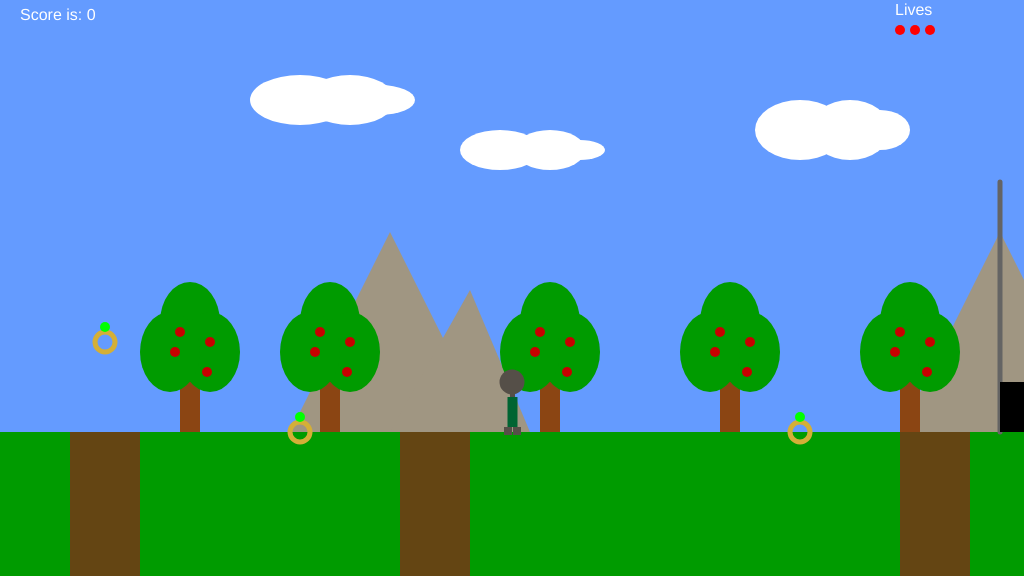
Frame 1 (no input)
Frame 60 (no input): identical to frame 1, image omitted
Frame 120 (the mouse pressed at the canvas centre since frame 60): identical to frame 1, image omitted

The p5.js sketch that drew this single still picture (run headless with seeded random() and noise() and a simulated clock; from frame 60 on, the mouse is pressed at the canvas centre):

// p5.js sketch
// ── sketch.js
/* The Game Project GP6 - Week 12 Multiple Interactables */


var gameChar_x;
var gameChar_y;
var floorPos_y;

var isLeft;
var isRight;
var isPlummeting;
var isFalling;

var canyons;
var collectables;

var trees_x;
var treePos_y;

var clouds
var mountain

var cameraPosX

var game_score;

var flagpole;

var lives;


function setup()
{
    createCanvas(1024, 576);
    floorPos_y = height * 3/4;
    lives = 3
    startGame();
}

function draw()
{
    ///////////DRAWING CODE//////////

    // Fixing camera position to character in the center.
    cameraPosX = gameChar_x - width/2;

    background(100,155,255); //fill the sky blue

    noStroke();
    fill(0,155,0);
    rect(0, floorPos_y, width, height - floorPos_y); //draw some green ground

    //Save current game state
    push();
    translate(-cameraPosX, 0);

    // Drawn Mountains
    drawMountains();

    // Drawn clouds
    drawClouds();

    // Drawn trees
    drawTrees();

    // Draw Canyons
    for(i = 0; i < 3; i++)
    {
        //draw the canyon
        drawCanyons(canyons[i]);
        checkCanyon(canyons[i]);
    }

    for(i = 0; i < 3; i++)
    {
        if(!collectables[i].isFound)
        {
        // Check if collectable is found and adjust cameraPosX
            drawCollectable(collectables[i]);

            //Check if Collectable is found
            checkCollectable(collectables[i]);
        }
    }

    renderFlagpole();

    if(lives < 1)
    {
        fill(255);
        textSize(30);
        text("Game over. Press space to continue.", gameChar_x, height/2);
        return
    }
    if(flagpole.isReachead == true)
    {
        fill(255);
        textSize(30);
        text("Level complete. Press space to continue.", gameChar_x, height/2);
        return
    }


    // Return game to default state
    pop();

    if(gameChar_y < floorPos_y)
    {
        isFalling = true;
        gameChar_y += 2;
    }else
    {
        isFalling = false;
    }

    if(flagpole.isReachead == false)
    {
        checkFlagpole();
    }

    checkPlayerDie();

    //the game character

    fill(255);
    noStroke();
    text("Score is: " + game_score, 20, 20);

    if(isLeft && isFalling)
    {
        // add your jumping-left code
        fill(85,79,72);
        ellipse(gameChar_x, gameChar_y - 50, 10, 25);

        fill(85,79,72);
        rect(gameChar_x -2, gameChar_y - 38, 5, 5)

        // body
        fill(0,100, 50);
        rect(gameChar_x -4.5, gameChar_y - 35, 10, 20)

        // feets
        push()
        fill(85,79,72);
        rotate(0.02)
        rect(gameChar_x , gameChar_y-21, 8, 8)
        pop()

        fill(85,79,72);
        rect(gameChar_x -1, gameChar_y -15, 8, 8)
    }
    else if(isRight && isFalling)
    {
        // add your jumping-right code
        fill(85,79,72);
        ellipse(gameChar_x, gameChar_y - 50, 10, 25);

        fill(85,79,72);
        rect(gameChar_x -2, gameChar_y - 38, 5, 5)

        // body
        fill(0,100, 50);
        rect(gameChar_x -4.5, gameChar_y - 35, 10, 20)

        // feets
        push()
        fill(85,79,72);
        rect(gameChar_x - 5 , gameChar_y -15, 8, 8)
        pop()

        fill(85,79,72);
        rotate(-0.01)
        rect(gameChar_x -1 , gameChar_y -15, 8, 8)
    }
    else if(isLeft)
    {
        // Head
        fill(85,79,72);
        ellipse(gameChar_x, gameChar_y - 50, 10, 25);

        // Neck
        fill(85,79,72);
        rect(gameChar_x -2, gameChar_y - 38, 5, 5)

        // Body
        fill(0,100, 50);
        rect(gameChar_x -4.5, gameChar_y - 35, 10, 30)

        // Feet
        fill(85,79,72);
        rect(gameChar_x -10, gameChar_y - 5, 8, 8);

        fill(85,79,72);
        rect(gameChar_x -1, gameChar_y -5, 8, 8);
    }

    else if(isRight)
    {
        // Head
        fill(85,79,72);
        ellipse(gameChar_x, gameChar_y - 50, 10, 25);

        // Neck
        fill(85,79,72);
        rect(gameChar_x -2, gameChar_y - 38, 5, 5);

        // Body
        fill(0,100, 50);
        rect(gameChar_x -4.5, gameChar_y - 35, 10, 30);

        // Feet
        fill(85,79,72);
        rect(gameChar_x - 5 , gameChar_y -5, 8, 8); // Left foot

        fill(85,79,72);
        rect(gameChar_x + 1, gameChar_y -5, 8, 8); // Right foot
    }

    else if(isFalling || isPlummeting)
    {
        // add your jumping facing forwards code
        fill(85,79,72);
        ellipse(gameChar_x, gameChar_y - 50, 25, 25);

        fill(85,79,72);
        rect(gameChar_x -2, gameChar_y - 38, 5, 5)

        fill(0,100, 50);
        rect(gameChar_x -4.5, gameChar_y - 35, 10, 15)

        // feets
        fill(85,79,72);
        rect(gameChar_x -8, gameChar_y -20, 8, 8)

        fill(85,79,72);
        rect(gameChar_x + 1, gameChar_y -20, 8, 8)
    }
    else
    {
        // add your standing front facing code
        fill(85,79,72);
        ellipse(gameChar_x, gameChar_y - 50, 25, 25);

        fill(85,79,72);
        rect(gameChar_x -2, gameChar_y - 38, 5, 5)

        fill(0,100, 50);
        rect(gameChar_x -4.5, gameChar_y - 35, 10, 30)

        fill(85,79,72);
        rect(gameChar_x -8, gameChar_y -5, 8, 8)

        fill(85,79,72);
        rect(gameChar_x + 1, gameChar_y -5, 8, 8)

    }

	///////////INTERACTION CODE//////////

    //Put conditional statements to move the game character below here
    if(isLeft == true)
      {
          gameChar_x -= 1;
      }
    if(isRight == true)
      {
          gameChar_x += 1;
      }
}


function keyPressed()
{
    // if statements to control the animation of the character when
    // keys are pressed.

    //open up the console to see how these work
    console.log("keyPressed: " + key);
    console.log("keyPressed: " + keyCode);

    if(isPlummeting == true)
    {
        isLeft = false;
        isRight = false;
    }else{
        if(keyCode == 65)
        {
            isLeft = true;
        }
        else
        {
            if(keyCode == 68)
            {
                isRight = true;
            }
        }
        if(keyCode == 87 && !isFalling)
        {
            gameChar_y -= 100;
        }
    }
    if(keyCode == 32 && ( lives < 1 || flagpole.isReachead))
    {
        startGame();
        lives = 3
        flagpole.isReachead == false;
    }

}

function keyReleased()
{
    // if statements to control the animation of the character when
    // keys are released.

    console.log("keyReleased: " + key);
    console.log("keyReleased: " + keyCode);

    if(keyCode == 65)
    {
        console.log("left arrow");
        isLeft = false;
    }
    if(keyCode == 68)
    {
        console.log("right arrow");
        isRight = false;
    }
    // }
    if(keyCode == 87)
    {
        isFalling = true
    }

}

function drawClouds()
{
    for(i = 0; i < clouds.length; i++)
    {
        // Learned i could call the var[i].object property with assistance.
        noStroke();
        fill(255);
        ellipse(clouds[i].x_pos, clouds[i].y_pos , clouds[i].width, clouds[i].height);
        ellipse(clouds[i].x_pos + 20 ,clouds[i].y_pos, clouds[i].width - 30 , clouds[i].height - 20);
        ellipse(clouds[i].x_pos + 50 ,clouds[i].y_pos, clouds[i].width - 10 ,clouds[i].height);
        ellipse(clouds[i].x_pos + 80 , clouds[i].y_pos, clouds[i].width- 30, clouds[i].height- 20);
    }

}

function drawTrees()
{
  for(i = 0; i < trees_x.length; i++)
  {
      //trunk
      fill(139, 69, 19);
      rect(trees_x[i], treePos_y - 100, 20, 100);

      //leaves
      fill(0, 155, 0);
      ellipse(trees_x[i] + 10 , treePos_y - 110, 60, 80);
      ellipse(trees_x[i] + 30, treePos_y - 80 , 60, 80);
      ellipse(trees_x[i] - 10 , treePos_y - 80 , 60, 80);

      //apples
      fill(200, 0, 0);
      ellipse(trees_x[i], treePos_y - 100, 10, 10);
      ellipse(trees_x[i] - 5 , treePos_y -80 , 10, 10);
      ellipse(trees_x[i] + 30, treePos_y- 90, 10, 10);
      ellipse(trees_x[i] + 27 , treePos_y -60, 10, 10);
  }
}

function drawMountains()
{
    for(i = 0; i < mountain.length; i++)
    {
        // Mountain 1
        fill(160, 150, 130);
        beginShape();
        vertex(mountain[i].x_pos, mountain[i].y_pos);
        vertex(mountain[i].x_pos + 100, mountain[i].y_pos - 200);
        vertex(mountain[i].x_pos + 200, mountain[i].y_pos);
        endShape(CLOSE);

        // Mountain 2
        beginShape();
        vertex(mountain[i].x_pos + 100 ,mountain[i].y_pos);
        vertex(mountain[i].x_pos + 180, mountain[i].y_pos - 142);
        vertex(mountain[i].x_pos + 240 , mountain[i].y_pos);
        endShape(CLOSE);
    }
}

function drawCollectable(t_collectable)
{
  if(t_collectable.isFound == false)
  {
      // Drawn t_collectable Item
      // Ring
      stroke(212, 175, 55);
      strokeWeight(5);
      noFill();
      ellipse(t_collectable.x_pos, t_collectable.y_pos, t_collectable.size - 20, t_collectable.size - 20);

      // pearl
      noStroke();
      fill(0, 255, 0);
      ellipse(t_collectable.x_pos, t_collectable.y_pos - 15, 10, 10);

      noStroke();
      fill(255);
  }
}

function checkCollectable(t_collectable)
{
    if(dist(gameChar_x, gameChar_y, t_collectable.x_pos - cameraPosX, t_collectable.y_pos) < 50)
    {
        t_collectable.isFound = true;
        game_score += 1;
    }
}

function drawCanyons(t_canyon)
{
    fill(100, 69, 19);
    rect(t_canyon.x_pos, 432, t_canyon.width, 144);
}


function checkCanyon(t_canyon)
{
    if(gameChar_x > t_canyon.x_pos - cameraPosX &&
    gameChar_x < t_canyon.x_pos + t_canyon.width - cameraPosX &&
    gameChar_y >= t_canyon.y_pos)
    {
        isPlummeting = true;
        isLeft = false
        isRight = false
        gameChar_y += 3;
    }else{
        isPlummeting = false;
    }
}

function renderFlagpole()
{
    // Flagpole draw
    push();
    strokeWeight(5);
    stroke(100);
    line(flagpole.x_pos, floorPos_y, flagpole.x_pos, floorPos_y - 250);

    // flag draw
    noStroke();
    fill(0);
    if(flagpole.isReachead)
    {
        rect(flagpole.x_pos, floorPos_y - 250, 50, 50);
    }
    else
    {
      rect(flagpole.x_pos, floorPos_y - 50, 50, 50);
    }


    pop();
}

function checkFlagpole()
{
   d = flagpole.x_pos;

   var range = 250

   if(abs(gameChar_x - d) <= range)
   {
        flagpole.isReachead = true;
   }
   console.log(d);
   console.log(gameChar_x);
}

function checkPlayerDie()
{

  if (gameChar_y > floorPos_y + 300)
  {
     lives -= 1
     if (lives > 0)
        {
            startGame();
        }
  }

  for(i = 0; i < lives; i ++)
  {
      space = 15 * i
      noStroke(0)
      fill(255,0,0)
      ellipse(900 + space , 30, 10, 10)
  }
  noStroke();
  fill(255);
  textSize(16);
  text("Lives", 895, 15);
}

function startGame()
{
  gameChar_x = width/2;
  gameChar_y = floorPos_y;

  canyons =
  [
      {x_pos: 70, y_pos: floorPos_y, width: 70},
      {x_pos: 400, y_pos: floorPos_y, width: 70},
      {x_pos: 900, y_pos: floorPos_y, width: 70}
  ];

  collectables =
  [
      {x_pos: 105,y_pos: floorPos_y -90, size: 40,isFound: false},
      {x_pos: 300,y_pos: floorPos_y, size: 40,isFound: false},
      {x_pos: 800,y_pos: floorPos_y, size: 40,isFound: false}
  ];

  isLeft = false;
  isRight = false;
  isPlummeting = false;
  isFalling = false;

  trees_x = [180, 320, 540, 720, 900, 1080];
  treePos_y = floorPos_y;


  clouds =
  [
      {x_pos: 800, y_pos: 130, width: 90, height: 60},
      {x_pos: 300, y_pos: 100, width: 100, height: 50},
      {x_pos: 500, y_pos: 150, width: 80, height: 40}
  ];

  mountain =
  [
      {x_pos: 290, y_pos: 432},
      {x_pos: 900, y_pos: 432}
  ];

  cameraPosX = 0

  game_score = 0

  flagpole = { isReachead: false, x_pos: 1000};
}
